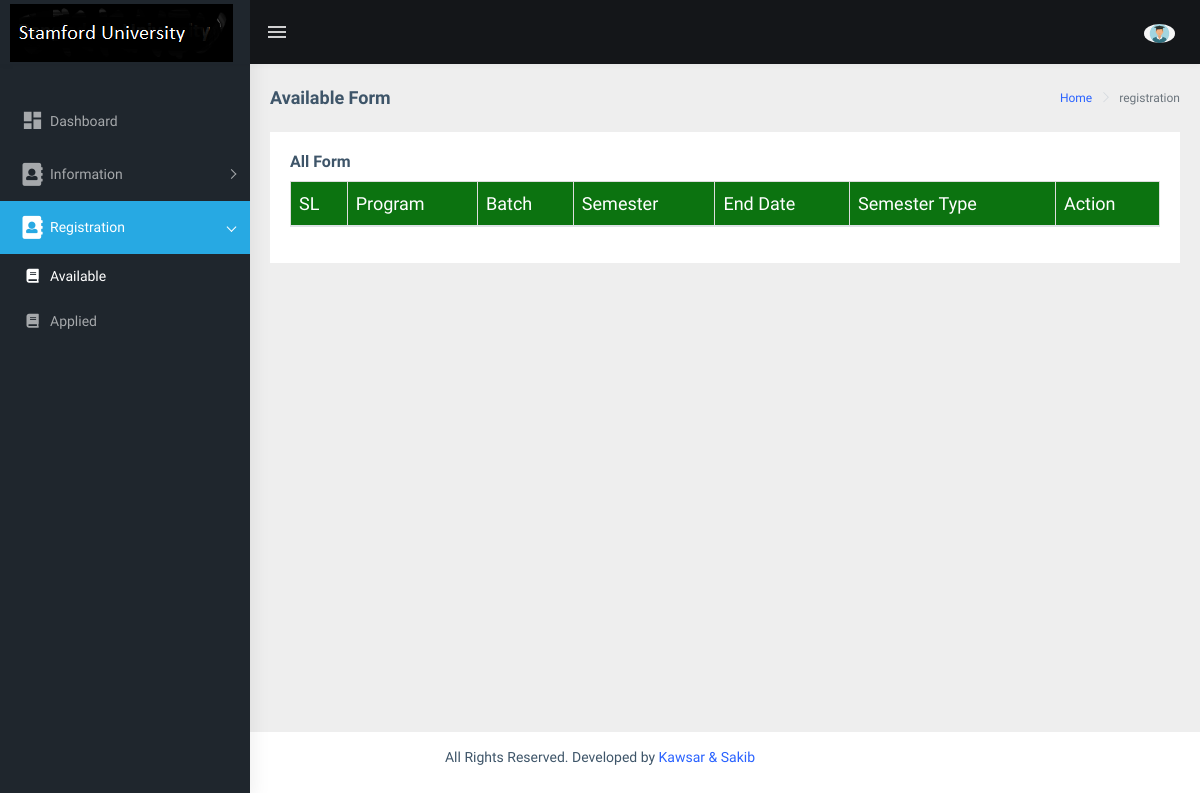
Page /std/available-registration.php (signed in) on the earlier database version.
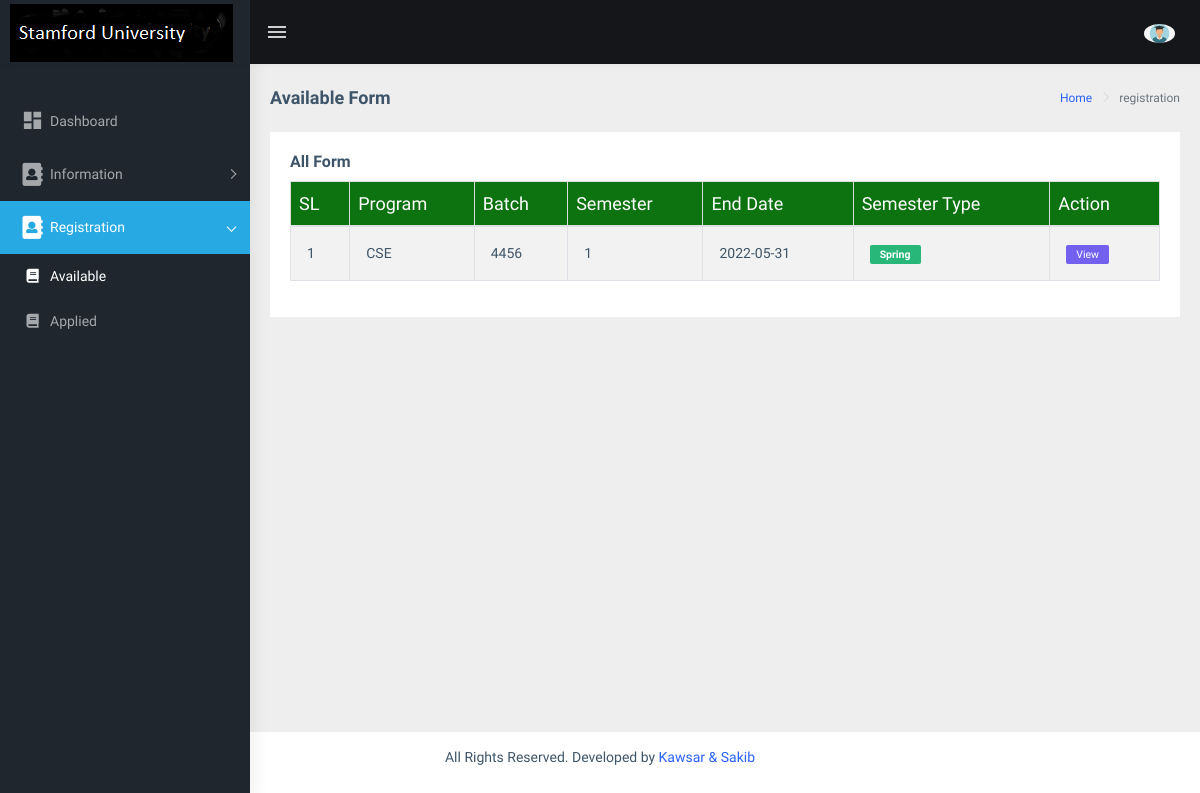
Same page on the later database version.
### tables this page shows
CREATE TABLE `offered_courses_info` (
  `id` int(11) NOT NULL,
  `program` varchar(255) NOT NULL,
  `batch` int(11) NOT NULL,
  `semester` varchar(200) NOT NULL,
  `offer_date` varchar(100) NOT NULL,
  `registration_end` varchar(100) NOT NULL,
  `user_id` int(11) NOT NULL,
  `deletion_status` tinyint(3) NOT NULL DEFAULT 0
);

### std/core/Database.php (called while the page is built, shortened)
<?php
Class Database {
    public $host = DB_HOST;
    public $user = DB_USER;
    public $pass = DB_PASS;
    public $dbname = DB_NAME;
    public $link;
    private function connectDB() {
        $this->link = new mysqli($this->host, $this->user, $this->pass, $this->dbname);
    }
    public function select($query) {
        $result = $this->link->query($query) or
                die($this->link->error . __LINE__);
        if ($result->num_rows > 0) {
            return $result;
        } else {
            return false;
        }
    }
}
?>

### std/core/Session.php (called while the page is built, shortened)
<?php
class Session{
 public static function get($key){
  if (isset($_SESSION[$key])) {
   return $_SESSION[$key];
  } else {
   return false;
  }
 }
}
?>

### std/class/Student.php (called while the page is built, shortened)
<?php
class Student {
    private $db;
    public function __construct() {
        $this->db = new Database();
    }
    public function getAllRegistrationForm(){
        $batch = Session::get("std_batch");
        $query = "SELECT * FROM offered_courses_info WHERE deletion_status = '0' AND batch >= '$batch' AND registration_end >= date(now())";
        $result = $this->db->select($query);
        return $result;
    }
}
?>

### std/core/Format.php (called while the page is built, shortened)
<?php
class Format {
    public function getSemesterType($date) {
        $current_month = date('m', strtotime($date));
        $spring = array(1,2,3,4,5,6);
        if (in_array($current_month,$spring)) {
            return 'Spring';
        } else {
            return 'Fall';
        }
    }
}
?>

### std/available-registration.php (the view, shortened to what this page needs)
<?php include 'header.php'; ?>
<?php include 'sidebar.php'; ?>
<div class="page-wrapper">
    <div class="page-breadcrumb">
        <div class="row">
            <div class="col-12 d-flex no-block align-items-center">
                <h4 class="page-title">Available Form</h4>
                <div class="ml-auto text-right">
                    <nav aria-label="breadcrumb">
                        <ol class="breadcrumb">
                            <li class="breadcrumb-item"><a href="dashboard.php">Home</a></li>
                            <li class="breadcrumb-item active" aria-current="page">registration</li>
                        </ol>
                    </nav>
                </div>
            </div>
        </div>
    </div>
    <div class="container-fluid">
        <div class="row">
            <div class="col-md-12">
                <div class="card">
                    <div class="card-body">
                        <h5 class="card-title">All Form</h5>
                        <div class="table-responsive">
                            <table id="zero_config" class="table table-striped table-bordered tbl">
                                <thead>
                                    <tr>
                                        <th>SL</th>
                                        <th>Program</th>
                                        <th>Batch</th>
                                        <th>Semester</th>
                                        <th>End Date</th>
                                        <th>Semester Type</th>
                                        <th>Action</th>
                                    </tr>
                                </thead>
                                <tbody>
                                    <?php
                                    $getStaff = $student->getAllRegistrationForm();
                                    if ($getStaff) {
                                        $i = 0;
                                        while ($result = $getStaff->fetch_assoc()) {
                                            $i++;
                                            ?>
                                            <tr>
                                                <td><?php echo $i; ?></td>
                                                <td><?php echo $result['program']; ?></td>
                                                <td><?php echo $result['batch']; ?></td>
                                                <td><?php echo $result['semester']; ?></td>
                                                <td><?php echo $result['registration_end']; ?></td>
                                                <td><span class="label label-success"><b><?php echo $fm->getSemesterType($result['offer_date']); ?></b></span></td>
                                                <td>
                                                    <a href="view-details.php?fid=<?php echo $result['id']; ?>"><span class="label label-primary">View</span></a>
                                               </td>
                                            </tr>
                                            <?php
                                        }
                                    }
                                    ?>
                                </tbody>
                            </table>
                        </div>
                    </div>
                </div>
            </div>
        </div>
    </div>
</div>
<?php include 'footer.php'; ?>

Differences in the rows shown:
added offered_courses_info: program "CSE", batch "4456", semester "1", registration_end "2022-05-31", offer_date "Spring"
